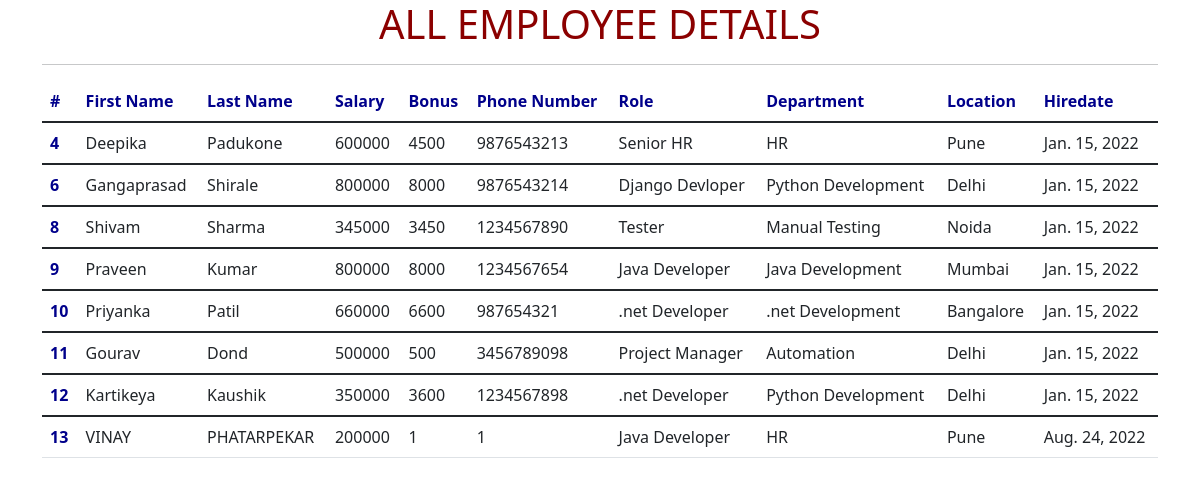
The page /all_emp on the database as committed earlier.
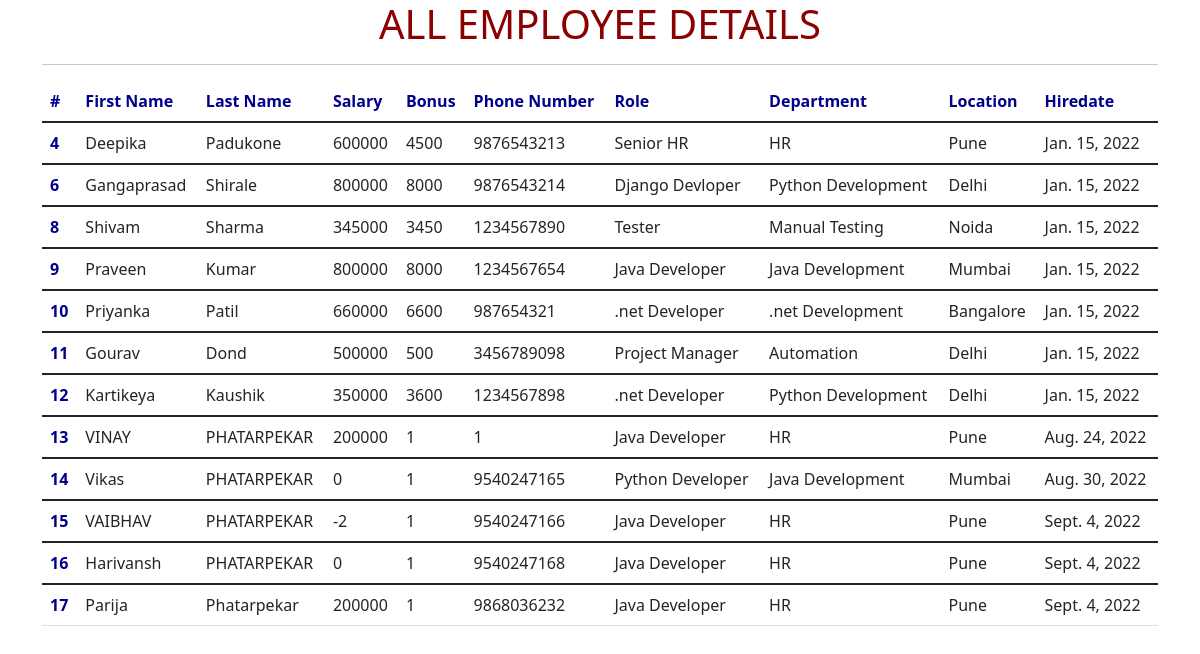
The same page on the database as committed later.
### emp_app/models.py (models this page shows, shortened)
class Employee(models.Model):
    first_name = models.CharField(max_length=100, null=False)
    last_name = models.CharField(max_length=100)
    dept = models.ForeignKey(Department, on_delete=models.CASCADE)
    salary = models.IntegerField(default=0)
    bonus = models.IntegerField(default=0)
    role = models.ForeignKey(Role, on_delete=models.CASCADE)
    phone = models.IntegerField(default=0)
    hire_date = models.DateField()
    def __str__(self):
        return "%s %s %s" %(self.first_name, self.last_name, self.phone)

class Role(models.Model):
    name = models.CharField(max_length=100, null=False)

class Department(models.Model):
    name = models.CharField(max_length=100,null=False)
    location = models.CharField(max_length=100)

### emp_app/views.py (the view)
# urls.py: path('all_emp', views.all_emp, name='all_emp'),
def all_emp(request):
    emps = Employee.objects.all()
    context = {
        'emps': emps
    }
    print(context)
    return render(request, 'view_all_emp.html', context)

### emp_app/templates/view_all_emp.html (shortened to what this page needs)
<!DOCTYPE html>
<html lang="en">
<head>
  <link href="https://cdn.jsdelivr.net/npm/bootstrap@5.1.3/dist/css/bootstrap.min.css" rel="stylesheet">
</head>
  <body style="background-image: url('https://www.roomtoreward.org/wp-content/uploads/office-blur.jpg'); background-repeat: no-repeat; background-attachment: fixed; background-size: cover;">
  <div class="container">
          <h1 style="text-align:center; color:darkred;">ALL EMPLOYEE DETAILS</h1>
      <hr>
     <table class="table" bgcolor="white">
  <thead>
    <tr style="color:darkblue;">
      <th scope="col">#</th>
      <th scope="col">First Name</th>
      <th scope="col">Last Name</th>
      <th scope="col">Salary</th>
      <th scope="col">Bonus</th>
      <th scope="col">Phone Number</th>
      <th scope="col">Role</th>
      <th scope="col">Department</th>
      <th scope="col">Location</th>
      <th scope="col">Hiredate</th>
    </tr>
  </thead>
         {% for emp in emps %}
  <tbody>
    <tr>
      <th scope="row" style="color:darkblue;">{{emp.id}}</th>
      <td>{{emp.first_name}}</td>
      <td>{{emp.last_name}}</td>
      <td>{{emp.salary}}</td>
      <td>{{emp.bonus}}</td>
      <td>{{emp.phone}}</td>
      <td>{{emp.role.name}}</td>
      <td>{{emp.dept.name}}</td>
      <td>{{emp.dept.location}}</td>
      <td>{{emp.hire_date}}</td>
    </tr>
  </tbody>
         {% endfor %}
</table>
  </div>
  </body>
</html>

Rows that differ between the two databases and show on the page:
added Employee: id "14", first_name "Vikas", last_name "PHATARPEKAR", salary "0", bonus "1", phone "9540247165", role.name "Python Developer", dept.name "Java Development", dept.location "Mumbai", hire_date "Aug. 30, 2022"
added Employee: id "15", first_name "VAIBHAV", last_name "PHATARPEKAR", salary "-2", bonus "1", phone "9540247166", role.name "Java Developer", dept.name "HR", dept.location "Pune", hire_date "Sept. 4, 2022"
added Employee: id "16", first_name "Harivansh", last_name "PHATARPEKAR", salary "0", bonus "1", phone "9540247168", role.name "Java Developer", dept.name "HR", dept.location "Pune", hire_date "Sept. 4, 2022"
added Employee: id "17", first_name "Parija", last_name "Phatarpekar", salary "200000", bonus "1", phone "9868036232", role.name "Java Developer", dept.name "HR", dept.location "Pune", hire_date "Sept. 4, 2022"
